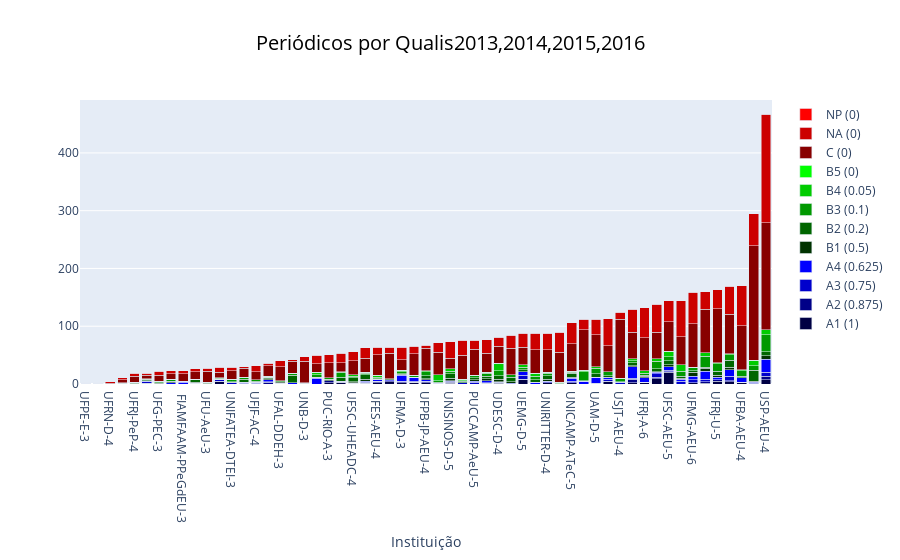

Notebook code for this chart:
### Code cell
make_chart(periodicos_qualis, 'Periódicos por Qualis - '+','.join(ANOS))

### Figure 1 — Plotly figure (JSON) as saved in the notebook; plotly's stock layout.template omitted (floating-point values rounded to 4 significant figures)
{"data": [{"marker": {"color": "#000044"}, "name": "A1 (1)", "type": "bar", "x": ["UFPE-E-3", "UNIFOR-CDC-3", "UFRN-D-4", "UNIVILLE-D-4", "UFRJ-PeP-4", "IMED-AEU-3", "UFG-PEC-3", "UFRN-APEMA-4", " FIAMFAAM-PPeGdEU-3", "UFV-AEU-4", "UFU-AeU-3", "UFCG-D-3", "UNIFATEA-DTEI-3", "UFC-AEUED-3", "UFJF-AC-4", "UEL-AeU-4", "UFAL-DDEH-3", "UNESP-BAURU-AeU-4", "UNB-D-3", "UFPE-D-4", "PUC-RIO-A-3", "UNISINOS-AeU-4", "UFSC-UHEADC-4", "UFPA-AeU-4", "UFES-AEU-4", "UFRJ-AP-4", "UFMA-D-3", "UFF-AEU-4", "UFPB-JP-AEU-4", "UERJ-D-4", "UNISINOS-D-5", "UFRGS-A-4", "PUCCAMP-AeU-5", "UFRN-AEU-4", "UDESC-D-4", "UNIRITTER-AeU-4", "UEMG-D-5", "UFPR-D-4", "UNIRITTER-D-4", "UFBA-C-CeR-4", "UNICAMP-ATeC-5", "UFPEL-AEU-4", "UAM-D-5", "UNB-AEU-4", "USJT-AEU-4", "PUC-RIO-D-5", "UFRJ-A-6", "UFRGS-D-5", "UFSC-AEU-5", "UFSC-D-5", "UFMG-AEU-6", "UNESP-BAURU-D-6", "UFRJ-U-5", "USP/SC-AEU-4", "UFBA-AEU-4", "UPM-AEU-6", "USP-AEU-4"], "y": [0, 0, 0, 0, 0, 1, 0, 0, 0, 1, 0, 4, 0, 0, 0, 0, 1, 0, 0, 0, 2, 2, 1, 1, 2, 4, 2, 3, 2, 0, 1, 0, 0, 1, 1, 0, 7, 0, 2, 0, 2, 0, 0, 4, 0, 2, 3, 9, 20, 0, 2, 1, 5, 4, 3, 0, 7]}, {"marker": {"color": "#000088"}, "name": "A2 (0.875)", "type": "bar", "x": ["UFPE-E-3", "UNIFOR-CDC-3", "UFRN-D-4", "UNIVILLE-D-4", "UFRJ-PeP-4", "IMED-AEU-3", "UFG-PEC-3", "UFRN-APEMA-4", " FIAMFAAM-PPeGdEU-3", "UFV-AEU-4", "UFU-AeU-3", "UFCG-D-3", "UNIFATEA-DTEI-3", "UFC-AEUED-3", "UFJF-AC-4", "UEL-AeU-4", "UFAL-DDEH-3", "UNESP-BAURU-AeU-4", "UNB-D-3", "UFPE-D-4", "PUC-RIO-A-3", "UNISINOS-AeU-4", "UFSC-UHEADC-4", "UFPA-AeU-4", "UFES-AEU-4", "UFRJ-AP-4", "UFMA-D-3", "UFF-AEU-4", "UFPB-JP-AEU-4", "UERJ-D-4", "UNISINOS-D-5", "UFRGS-A-4", "PUCCAMP-AeU-5", "UFRN-AEU-4", "UDESC-D-4", "UNIRITTER-AeU-4", "UEMG-D-5", "UFPR-D-4", "UNIRITTER-D-4", "UFBA-C-CeR-4", "UNICAMP-ATeC-5", "UFPEL-AEU-4", "UAM-D-5", "UNB-AEU-4", "USJT-AEU-4", "PUC-RIO-D-5", "UFRJ-A-6", "UFRGS-D-5", "UFSC-AEU-5", "UFSC-D-5", "UFMG-AEU-6", "UNESP-BAURU-D-6", "UFRJ-U-5", "USP/SC-AEU-4", "UFBA-AEU-4", "UPM-AEU-6", "USP-AEU-4"], "y": [0, 0, 0, 0, 0, 0, 0, 0, 0, 0, 0, 1, 0, 0, 0, 3, 0, 0, 0, 0, 4, 1, 0, 0, 3, 2, 2, 0, 2, 0, 2, 0, 0, 0, 1, 0, 1, 0, 0, 0, 0, 0, 1, 1, 0, 6, 0, 3, 1, 0, 0, 3, 2, 2, 0, 0, 6]}, {"marker": {"color": "#0000CC"}, "name": "A3 (0.75)", "type": "bar", "x": ["UFPE-E-3", "UNIFOR-CDC-3", "UFRN-D-4", "UNIVILLE-D-4", "UFRJ-PeP-4", "IMED-AEU-3", "UFG-PEC-3", "UFRN-APEMA-4", " FIAMFAAM-PPeGdEU-3", "UFV-AEU-4", "UFU-AeU-3", "UFCG-D-3", "UNIFATEA-DTEI-3", "UFC-AEUED-3", "UFJF-AC-4", "UEL-AeU-4", "UFAL-DDEH-3", "UNESP-BAURU-AeU-4", "UNB-D-3", "UFPE-D-4", "PUC-RIO-A-3", "UNISINOS-AeU-4", "UFSC-UHEADC-4", "UFPA-AeU-4", "UFES-AEU-4", "UFRJ-AP-4", "UFMA-D-3", "UFF-AEU-4", "UFPB-JP-AEU-4", "UERJ-D-4", "UNISINOS-D-5", "UFRGS-A-4", "PUCCAMP-AeU-5", "UFRN-AEU-4", "UDESC-D-4", "UNIRITTER-AeU-4", "UEMG-D-5", "UFPR-D-4", "UNIRITTER-D-4", "UFBA-C-CeR-4", "UNICAMP-ATeC-5", "UFPEL-AEU-4", "UAM-D-5", "UNB-AEU-4", "USJT-AEU-4", "PUC-RIO-D-5", "UFRJ-A-6", "UFRGS-D-5", "UFSC-AEU-5", "UFSC-D-5", "UFMG-AEU-6", "UNESP-BAURU-D-6", "UFRJ-U-5", "USP/SC-AEU-4", "UFBA-AEU-4", "UPM-AEU-6", "USP-AEU-4"], "y": [0, 0, 0, 0, 0, 3, 0, 0, 0, 0, 0, 2, 2, 1, 1, 1, 0, 0, 0, 0, 0, 1, 0, 2, 0, 0, 1, 2, 1, 0, 2, 2, 3, 1, 1, 0, 7, 0, 2, 0, 3, 0, 0, 3, 2, 2, 0, 6, 3, 5, 5, 4, 0, 7, 0, 1, 7]}, {"marker": {"color": "#0000FF"}, "name": "A4 (0.625)", "type": "bar", "x": ["UFPE-E-3", "UNIFOR-CDC-3", "UFRN-D-4", "UNIVILLE-D-4", "UFRJ-PeP-4", "IMED-AEU-3", "UFG-PEC-3", "UFRN-APEMA-4", " FIAMFAAM-PPeGdEU-3", "UFV-AEU-4", "UFU-AeU-3", "UFCG-D-3", "UNIFATEA-DTEI-3", "UFC-AEUED-3", "UFJF-AC-4", "UEL-AeU-4", "UFAL-DDEH-3", "UNESP-BAURU-AeU-4", "UNB-D-3", "UFPE-D-4", "PUC-RIO-A-3", "UNISINOS-AeU-4", "UFSC-UHEADC-4", "UFPA-AeU-4", "UFES-AEU-4", "UFRJ-AP-4", "UFMA-D-3", "UFF-AEU-4", "UFPB-JP-AEU-4", "UERJ-D-4", "UNISINOS-D-5", "UFRGS-A-4", "PUCCAMP-AeU-5", "UFRN-AEU-4", "UDESC-D-4", "UNIRITTER-AeU-4", "UEMG-D-5", "UFPR-D-4", "UNIRITTER-D-4", "UFBA-C-CeR-4", "UNICAMP-ATeC-5", "UFPEL-AEU-4", "UAM-D-5", "UNB-AEU-4", "USJT-AEU-4", "PUC-RIO-D-5", "UFRJ-A-6", "UFRGS-D-5", "UFSC-AEU-5", "UFSC-D-5", "UFMG-AEU-6", "UNESP-BAURU-D-6", "UFRJ-U-5", "USP/SC-AEU-4", "UFBA-AEU-4", "UPM-AEU-6", "USP-AEU-4"], "y": [1, 0, 0, 0, 0, 1, 0, 2, 3, 0, 0, 0, 0, 2, 2, 3, 1, 2, 0, 10, 0, 1, 1, 2, 3, 1, 10, 7, 2, 1, 1, 0, 2, 4, 1, 1, 6, 3, 1, 0, 5, 5, 11, 3, 1, 20, 8, 2, 6, 3, 6, 14, 5, 12, 8, 2, 23]}, {"marker": {"color": "#003300"}, "name": "B1 (0.5)", "type": "bar", "x": ["UFPE-E-3", "UNIFOR-CDC-3", "UFRN-D-4", "UNIVILLE-D-4", "UFRJ-PeP-4", "IMED-AEU-3", "UFG-PEC-3", "UFRN-APEMA-4", " FIAMFAAM-PPeGdEU-3", "UFV-AEU-4", "UFU-AeU-3", "UFCG-D-3", "UNIFATEA-DTEI-3", "UFC-AEUED-3", "UFJF-AC-4", "UEL-AeU-4", "UFAL-DDEH-3", "UNESP-BAURU-AeU-4", "UNB-D-3", "UFPE-D-4", "PUC-RIO-A-3", "UNISINOS-AeU-4", "UFSC-UHEADC-4", "UFPA-AeU-4", "UFES-AEU-4", "UFRJ-AP-4", "UFMA-D-3", "UFF-AEU-4", "UFPB-JP-AEU-4", "UERJ-D-4", "UNISINOS-D-5", "UFRGS-A-4", "PUCCAMP-AeU-5", "UFRN-AEU-4", "UDESC-D-4", "UNIRITTER-AeU-4", "UEMG-D-5", "UFPR-D-4", "UNIRITTER-D-4", "UFBA-C-CeR-4", "UNICAMP-ATeC-5", "UFPEL-AEU-4", "UAM-D-5", "UNB-AEU-4", "USJT-AEU-4", "PUC-RIO-D-5", "UFRJ-A-6", "UFRGS-D-5", "UFSC-AEU-5", "UFSC-D-5", "UFMG-AEU-6", "UNESP-BAURU-D-6", "UFRJ-U-5", "USP/SC-AEU-4", "UFBA-AEU-4", "UPM-AEU-6", "USP-AEU-4"], "y": [0, 0, 0, 0, 0, 1, 1, 2, 1, 2, 0, 1, 1, 0, 0, 2, 2, 0, 1, 2, 1, 0, 2, 3, 0, 0, 2, 0, 2, 0, 4, 0, 2, 3, 4, 3, 0, 0, 3, 0, 2, 0, 0, 1, 1, 2, 2, 1, 3, 2, 7, 5, 3, 4, 0, 2, 6]}, {"marker": {"color": "#006600"}, "name": "B2 (0.2)", "type": "bar", "x": ["UFPE-E-3", "UNIFOR-CDC-3", "UFRN-D-4", "UNIVILLE-D-4", "UFRJ-PeP-4", "IMED-AEU-3", "UFG-PEC-3", "UFRN-APEMA-4", " FIAMFAAM-PPeGdEU-3", "UFV-AEU-4", "UFU-AeU-3", "UFCG-D-3", "UNIFATEA-DTEI-3", "UFC-AEUED-3", "UFJF-AC-4", "UEL-AeU-4", "UFAL-DDEH-3", "UNESP-BAURU-AeU-4", "UNB-D-3", "UFPE-D-4", "PUC-RIO-A-3", "UNISINOS-AeU-4", "UFSC-UHEADC-4", "UFPA-AeU-4", "UFES-AEU-4", "UFRJ-AP-4", "UFMA-D-3", "UFF-AEU-4", "UFPB-JP-AEU-4", "UERJ-D-4", "UNISINOS-D-5", "UFRGS-A-4", "PUCCAMP-AeU-5", "UFRN-AEU-4", "UDESC-D-4", "UNIRITTER-AeU-4", "UEMG-D-5", "UFPR-D-4", "UNIRITTER-D-4", "UFBA-C-CeR-4", "UNICAMP-ATeC-5", "UFPEL-AEU-4", "UAM-D-5", "UNB-AEU-4", "USJT-AEU-4", "PUC-RIO-D-5", "UFRJ-A-6", "UFRGS-D-5", "UFSC-AEU-5", "UFSC-D-5", "UFMG-AEU-6", "UNESP-BAURU-D-6", "UFRJ-U-5", "USP/SC-AEU-4", "UFBA-AEU-4", "UPM-AEU-6", "USP-AEU-4"], "y": [0, 1, 0, 1, 1, 1, 1, 1, 0, 5, 1, 0, 1, 5, 2, 3, 0, 13, 0, 0, 1, 7, 7, 8, 1, 2, 1, 0, 5, 2, 8, 3, 4, 4, 6, 8, 4, 4, 6, 0, 7, 1, 6, 2, 0, 5, 2, 5, 7, 3, 3, 2, 7, 12, 2, 19, 7]}, {"marker": {"color": "#009900"}, "name": "B3 (0.1)", "type": "bar", "x": ["UFPE-E-3", "UNIFOR-CDC-3", "UFRN-D-4", "UNIVILLE-D-4", "UFRJ-PeP-4", "IMED-AEU-3", "UFG-PEC-3", "UFRN-APEMA-4", " FIAMFAAM-PPeGdEU-3", "UFV-AEU-4", "UFU-AeU-3", "UFCG-D-3", "UNIFATEA-DTEI-3", "UFC-AEUED-3", "UFJF-AC-4", "UEL-AeU-4", "UFAL-DDEH-3", "UNESP-BAURU-AeU-4", "UNB-D-3", "UFPE-D-4", "PUC-RIO-A-3", "UNISINOS-AeU-4", "UFSC-UHEADC-4", "UFPA-AeU-4", "UFES-AEU-4", "UFRJ-AP-4", "UFMA-D-3", "UFF-AEU-4", "UFPB-JP-AEU-4", "UERJ-D-4", "UNISINOS-D-5", "UFRGS-A-4", "PUCCAMP-AeU-5", "UFRN-AEU-4", "UDESC-D-4", "UNIRITTER-AeU-4", "UEMG-D-5", "UFPR-D-4", "UNIRITTER-D-4", "UFBA-C-CeR-4", "UNICAMP-ATeC-5", "UFPEL-AEU-4", "UAM-D-5", "UNB-AEU-4", "USJT-AEU-4", "PUC-RIO-D-5", "UFRJ-A-6", "UFRGS-D-5", "UFSC-AEU-5", "UFSC-D-5", "UFMG-AEU-6", "UNESP-BAURU-D-6", "UFRJ-U-5", "USP/SC-AEU-4", "UFBA-AEU-4", "UPM-AEU-6", "USP-AEU-4"], "y": [0, 0, 0, 0, 2, 1, 3, 3, 1, 0, 1, 2, 3, 3, 2, 0, 2, 4, 1, 4, 3, 8, 2, 3, 3, 0, 3, 2, 7, 3, 4, 1, 3, 6, 9, 4, 4, 6, 5, 1, 1, 15, 9, 7, 5, 3, 4, 13, 7, 9, 6, 19, 13, 10, 10, 8, 29]}, {"marker": {"color": "#00CC00"}, "name": "B4 (0.05)", "type": "bar", "x": ["UFPE-E-3", "UNIFOR-CDC-3", "UFRN-D-4", "UNIVILLE-D-4", "UFRJ-PeP-4", "IMED-AEU-3", "UFG-PEC-3", "UFRN-APEMA-4", " FIAMFAAM-PPeGdEU-3", "UFV-AEU-4", "UFU-AeU-3", "UFCG-D-3", "UNIFATEA-DTEI-3", "UFC-AEUED-3", "UFJF-AC-4", "UEL-AeU-4", "UFAL-DDEH-3", "UNESP-BAURU-AeU-4", "UNB-D-3", "UFPE-D-4", "PUC-RIO-A-3", "UNISINOS-AeU-4", "UFSC-UHEADC-4", "UFPA-AeU-4", "UFES-AEU-4", "UFRJ-AP-4", "UFMA-D-3", "UFF-AEU-4", "UFPB-JP-AEU-4", "UERJ-D-4", "UNISINOS-D-5", "UFRGS-A-4", "PUCCAMP-AeU-5", "UFRN-AEU-4", "UDESC-D-4", "UNIRITTER-AeU-4", "UEMG-D-5", "UFPR-D-4", "UNIRITTER-D-4", "UFBA-C-CeR-4", "UNICAMP-ATeC-5", "UFPEL-AEU-4", "UAM-D-5", "UNB-AEU-4", "USJT-AEU-4", "PUC-RIO-D-5", "UFRJ-A-6", "UFRGS-D-5", "UFSC-AEU-5", "UFSC-D-5", "UFMG-AEU-6", "UNESP-BAURU-D-6", "UFRJ-U-5", "USP/SC-AEU-4", "UFBA-AEU-4", "UPM-AEU-6", "USP-AEU-4"], "y": [0, 0, 0, 1, 0, 1, 0, 0, 0, 0, 1, 1, 1, 1, 0, 1, 0, 0, 0, 4, 0, 1, 3, 1, 3, 0, 3, 1, 2, 10, 4, 2, 1, 1, 13, 0, 4, 6, 1, 2, 2, 3, 3, 0, 1, 4, 4, 5, 10, 11, 0, 6, 2, 1, 2, 9, 9]}, {"marker": {"color": "#00FF00"}, "name": "B5 (0)", "type": "bar", "x": ["UFPE-E-3", "UNIFOR-CDC-3", "UFRN-D-4", "UNIVILLE-D-4", "UFRJ-PeP-4", "IMED-AEU-3", "UFG-PEC-3", "UFRN-APEMA-4", " FIAMFAAM-PPeGdEU-3", "UFV-AEU-4", "UFU-AeU-3", "UFCG-D-3", "UNIFATEA-DTEI-3", "UFC-AEUED-3", "UFJF-AC-4", "UEL-AeU-4", "UFAL-DDEH-3", "UNESP-BAURU-AeU-4", "UNB-D-3", "UFPE-D-4", "PUC-RIO-A-3", "UNISINOS-AeU-4", "UFSC-UHEADC-4", "UFPA-AeU-4", "UFES-AEU-4", "UFRJ-AP-4", "UFMA-D-3", "UFF-AEU-4", "UFPB-JP-AEU-4", "UERJ-D-4", "UNISINOS-D-5", "UFRGS-A-4", "PUCCAMP-AeU-5", "UFRN-AEU-4", "UDESC-D-4", "UNIRITTER-AeU-4", "UEMG-D-5", "UFPR-D-4", "UNIRITTER-D-4", "UFBA-C-CeR-4", "UNICAMP-ATeC-5", "UFPEL-AEU-4", "UAM-D-5", "UNB-AEU-4", "USJT-AEU-4", "PUC-RIO-D-5", "UFRJ-A-6", "UFRGS-D-5", "UFSC-AEU-5", "UFSC-D-5", "UFMG-AEU-6", "UNESP-BAURU-D-6", "UFRJ-U-5", "USP/SC-AEU-4", "UFBA-AEU-4", "UPM-AEU-6", "USP-AEU-4"], "y": [0, 0, 0, 0, 0, 0, 0, 0, 0, 0, 0, 0, 0, 0, 0, 0, 0, 0, 0, 0, 0, 0, 0, 0, 0, 0, 0, 0, 0, 0, 0, 0, 0, 0, 0, 0, 0, 0, 0, 0, 0, 0, 0, 0, 0, 0, 0, 0, 0, 0, 0, 0, 0, 0, 0, 0, 0]}, {"marker": {"color": "#880000"}, "name": "C (0)", "type": "bar", "x": ["UFPE-E-3", "UNIFOR-CDC-3", "UFRN-D-4", "UNIVILLE-D-4", "UFRJ-PeP-4", "IMED-AEU-3", "UFG-PEC-3", "UFRN-APEMA-4", " FIAMFAAM-PPeGdEU-3", "UFV-AEU-4", "UFU-AeU-3", "UFCG-D-3", "UNIFATEA-DTEI-3", "UFC-AEUED-3", "UFJF-AC-4", "UEL-AeU-4", "UFAL-DDEH-3", "UNESP-BAURU-AeU-4", "UNB-D-3", "UFPE-D-4", "PUC-RIO-A-3", "UNISINOS-AeU-4", "UFSC-UHEADC-4", "UFPA-AeU-4", "UFES-AEU-4", "UFRJ-AP-4", "UFMA-D-3", "UFF-AEU-4", "UFPB-JP-AEU-4", "UERJ-D-4", "UNISINOS-D-5", "UFRGS-A-4", "PUCCAMP-AeU-5", "UFRN-AEU-4", "UDESC-D-4", "UNIRITTER-AeU-4", "UEMG-D-5", "UFPR-D-4", "UNIRITTER-D-4", "UFBA-C-CeR-4", "UNICAMP-ATeC-5", "UFPEL-AEU-4", "UAM-D-5", "UNB-AEU-4", "USJT-AEU-4", "PUC-RIO-D-5", "UFRJ-A-6", "UFRGS-D-5", "UFSC-AEU-5", "UFSC-D-5", "UFMG-AEU-6", "UNESP-BAURU-D-6", "UFRJ-U-5", "USP/SC-AEU-4", "UFBA-AEU-4", "UPM-AEU-6", "USP-AEU-4"], "y": [0, 1, 1, 5, 10, 6, 10, 10, 13, 13, 19, 9, 15, 15, 14, 19, 24, 20, 37, 15, 26, 16, 24, 25, 36, 44, 18, 37, 39, 39, 19, 42, 45, 33, 29, 46, 31, 40, 39, 52, 48, 70, 55, 45, 102, 46, 57, 46, 51, 49, 75, 75, 93, 69, 76, 198, 185]}, {"marker": {"color": "#CC0000"}, "name": "NA (0)", "type": "bar", "x": ["UFPE-E-3", "UNIFOR-CDC-3", "UFRN-D-4", "UNIVILLE-D-4", "UFRJ-PeP-4", "IMED-AEU-3", "UFG-PEC-3", "UFRN-APEMA-4", " FIAMFAAM-PPeGdEU-3", "UFV-AEU-4", "UFU-AeU-3", "UFCG-D-3", "UNIFATEA-DTEI-3", "UFC-AEUED-3", "UFJF-AC-4", "UEL-AeU-4", "UFAL-DDEH-3", "UNESP-BAURU-AeU-4", "UNB-D-3", "UFPE-D-4", "PUC-RIO-A-3", "UNISINOS-AeU-4", "UFSC-UHEADC-4", "UFPA-AeU-4", "UFES-AEU-4", "UFRJ-AP-4", "UFMA-D-3", "UFF-AEU-4", "UFPB-JP-AEU-4", "UERJ-D-4", "UNISINOS-D-5", "UFRGS-A-4", "PUCCAMP-AeU-5", "UFRN-AEU-4", "UDESC-D-4", "UNIRITTER-AeU-4", "UEMG-D-5", "UFPR-D-4", "UNIRITTER-D-4", "UFBA-C-CeR-4", "UNICAMP-ATeC-5", "UFPEL-AEU-4", "UAM-D-5", "UNB-AEU-4", "USJT-AEU-4", "PUC-RIO-D-5", "UFRJ-A-6", "UFRGS-D-5", "UFSC-AEU-5", "UFSC-D-5", "UFMG-AEU-6", "UNESP-BAURU-D-6", "UFRJ-U-5", "USP/SC-AEU-4", "UFBA-AEU-4", "UPM-AEU-6", "USP-AEU-4"], "y": [1, 0, 3, 4, 6, 4, 7, 5, 5, 5, 5, 9, 6, 3, 11, 4, 10, 3, 8, 15, 14, 16, 16, 18, 13, 11, 22, 13, 5, 16, 28, 26, 16, 24, 16, 22, 24, 29, 29, 35, 36, 18, 27, 47, 12, 39, 52, 48, 36, 62, 55, 31, 33, 48, 69, 56, 188]}, {"marker": {"color": "#FF0000"}, "name": "NP (0)", "type": "bar", "x": ["UFPE-E-3", "UNIFOR-CDC-3", "UFRN-D-4", "UNIVILLE-D-4", "UFRJ-PeP-4", "IMED-AEU-3", "UFG-PEC-3", "UFRN-APEMA-4", " FIAMFAAM-PPeGdEU-3", "UFV-AEU-4", "UFU-AeU-3", "UFCG-D-3", "UNIFATEA-DTEI-3", "UFC-AEUED-3", "UFJF-AC-4", "UEL-AeU-4", "UFAL-DDEH-3", "UNESP-BAURU-AeU-4", "UNB-D-3", "UFPE-D-4", "PUC-RIO-A-3", "UNISINOS-AeU-4", "UFSC-UHEADC-4", "UFPA-AeU-4", "UFES-AEU-4", "UFRJ-AP-4", "UFMA-D-3", "UFF-AEU-4", "UFPB-JP-AEU-4", "UERJ-D-4", "UNISINOS-D-5", "UFRGS-A-4", "PUCCAMP-AeU-5", "UFRN-AEU-4", "UDESC-D-4", "UNIRITTER-AeU-4", "UEMG-D-5", "UFPR-D-4", "UNIRITTER-D-4", "UFBA-C-CeR-4", "UNICAMP-ATeC-5", "UFPEL-AEU-4", "UAM-D-5", "UNB-AEU-4", "USJT-AEU-4", "PUC-RIO-D-5", "UFRJ-A-6", "UFRGS-D-5", "UFSC-AEU-5", "UFSC-D-5", "UFMG-AEU-6", "UNESP-BAURU-D-6", "UFRJ-U-5", "USP/SC-AEU-4", "UFBA-AEU-4", "UPM-AEU-6", "USP-AEU-4"], "y": [0, 0, 0, 0, 0, 0, 0, 0, 0, 0, 0, 0, 0, 0, 0, 0, 0, 0, 0, 0, 0, 0, 0, 0, 0, 0, 0, 0, 0, 0, 0, 0, 0, 0, 0, 0, 0, 0, 0, 0, 0, 0, 0, 0, 0, 0, 0, 0, 0, 0, 0, 0, 0, 0, 0, 0, 0]}], "layout": {"barmode": "stack", "title": {"font": {"color": "#000000", "size": 20}, "text": "Periódicos por Qualis2013,2014,2015,2016", "x": 0.5, "xanchor": "center"}, "xaxis": {"title": {"text": "Instituição"}}}}
